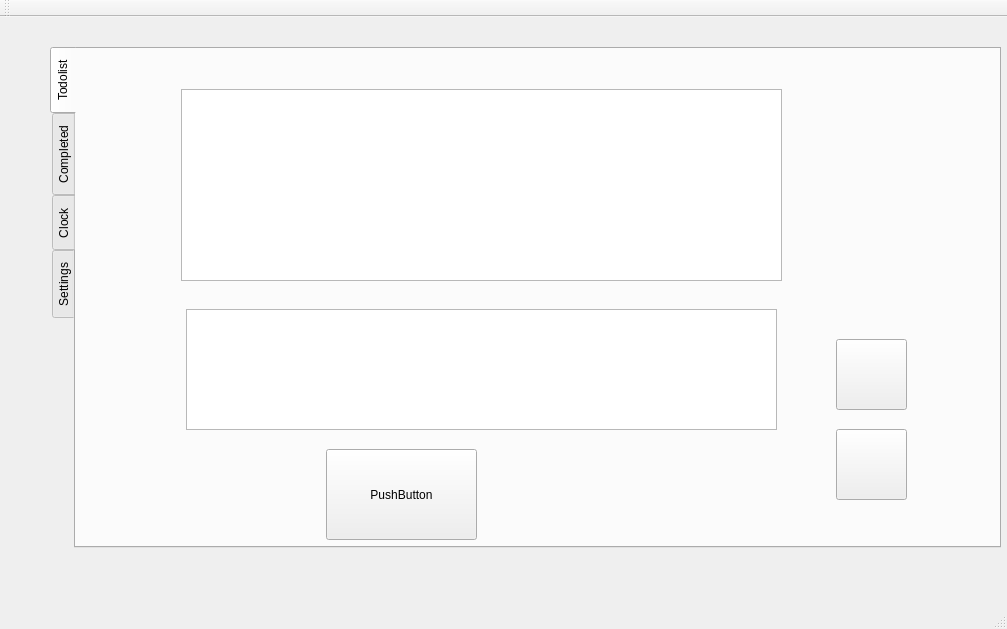
<?xml version="1.0" encoding="UTF-8"?>
<ui version="4.0">
 <class>TomatoClock</class>
 <widget class="QMainWindow" name="TomatoClock">
  <property name="geometry">
   <rect>
    <x>0</x>
    <y>0</y>
    <width>1007</width>
    <height>629</height>
   </rect>
  </property>
  <property name="windowTitle">
   <string>TomatoClock</string>
  </property>
  <widget class="QWidget" name="centralWidget">
   <widget class="QTabWidget" name="tabWidget">
    <property name="enabled">
     <bool>true</bool>
    </property>
    <property name="geometry">
     <rect>
      <x>50</x>
      <y>30</y>
      <width>951</width>
      <height>501</height>
     </rect>
    </property>
    <property name="sizePolicy">
     <sizepolicy hsizetype="Expanding" vsizetype="Expanding">
      <horstretch>0</horstretch>
      <verstretch>0</verstretch>
     </sizepolicy>
    </property>
    <property name="font">
     <font>
      <weight>50</weight>
      <italic>false</italic>
      <bold>false</bold>
     </font>
    </property>
    <property name="tabPosition">
     <enum>QTabWidget::West</enum>
    </property>
    <property name="tabShape">
     <enum>QTabWidget::Rounded</enum>
    </property>
    <property name="currentIndex">
     <number>0</number>
    </property>
    <property name="movable">
     <bool>false</bool>
    </property>
    <widget class="QWidget" name="Todolist">
     <attribute name="title">
      <string>Todolist</string>
     </attribute>
     <widget class="QPushButton" name="Add">
      <property name="geometry">
       <rect>
        <x>760</x>
        <y>290</y>
        <width>71</width>
        <height>71</height>
       </rect>
      </property>
      <property name="text">
       <string/>
      </property>
     </widget>
     <widget class="QPushButton" name="Manage">
      <property name="geometry">
       <rect>
        <x>760</x>
        <y>380</y>
        <width>71</width>
        <height>71</height>
       </rect>
      </property>
      <property name="text">
       <string/>
      </property>
     </widget>
     <widget class="QTextEdit" name="tasksdetail">
      <property name="geometry">
       <rect>
        <x>110</x>
        <y>260</y>
        <width>591</width>
        <height>121</height>
       </rect>
      </property>
     </widget>
     <widget class="QTableView" name="addlabel">
      <property name="geometry">
       <rect>
        <x>105</x>
        <y>40</y>
        <width>601</width>
        <height>192</height>
       </rect>
      </property>
     </widget>
     <widget class="QPushButton" name="pushButton">
      <property name="geometry">
       <rect>
        <x>250</x>
        <y>400</y>
        <width>151</width>
        <height>91</height>
       </rect>
      </property>
      <property name="text">
       <string>PushButton</string>
      </property>
     </widget>
    </widget>
    <widget class="QWidget" name="Completed">
     <attribute name="title">
      <string>Completed</string>
     </attribute>
     <widget class="QPushButton" name="completed_Delete">
      <property name="geometry">
       <rect>
        <x>770</x>
        <y>280</y>
        <width>71</width>
        <height>71</height>
       </rect>
      </property>
      <property name="text">
       <string/>
      </property>
     </widget>
     <widget class="QPushButton" name="completed_Clear">
      <property name="geometry">
       <rect>
        <x>770</x>
        <y>380</y>
        <width>71</width>
        <height>71</height>
       </rect>
      </property>
      <property name="text">
       <string/>
      </property>
     </widget>
     <widget class="QTableView" name="completedlabel">
      <property name="geometry">
       <rect>
        <x>220</x>
        <y>50</y>
        <width>401</width>
        <height>192</height>
       </rect>
      </property>
     </widget>
    </widget>
    <widget class="QWidget" name="Clock">
     <attribute name="title">
      <string>Clock</string>
     </attribute>
     <widget class="QPushButton" name="Start">
      <property name="geometry">
       <rect>
        <x>150</x>
        <y>320</y>
        <width>71</width>
        <height>71</height>
       </rect>
      </property>
      <property name="text">
       <string/>
      </property>
     </widget>
     <widget class="QPushButton" name="Stop">
      <property name="geometry">
       <rect>
        <x>360</x>
        <y>320</y>
        <width>71</width>
        <height>71</height>
       </rect>
      </property>
      <property name="text">
       <string/>
      </property>
     </widget>
     <widget class="QPushButton" name="Finish">
      <property name="geometry">
       <rect>
        <x>570</x>
        <y>317</y>
        <width>71</width>
        <height>71</height>
       </rect>
      </property>
      <property name="text">
       <string/>
      </property>
     </widget>
     <widget class="QLCDNumber" name="minute_clock">
      <property name="geometry">
       <rect>
        <x>200</x>
        <y>80</y>
        <width>151</width>
        <height>91</height>
       </rect>
      </property>
     </widget>
     <widget class="QLCDNumber" name="second_clock">
      <property name="geometry">
       <rect>
        <x>410</x>
        <y>80</y>
        <width>181</width>
        <height>91</height>
       </rect>
      </property>
     </widget>
     <widget class="QLineEdit" name="clock_tasksname">
      <property name="geometry">
       <rect>
        <x>370</x>
        <y>250</y>
        <width>241</width>
        <height>21</height>
       </rect>
      </property>
     </widget>
     <widget class="QLabel" name="label_5">
      <property name="geometry">
       <rect>
        <x>190</x>
        <y>250</y>
        <width>101</width>
        <height>20</height>
       </rect>
      </property>
      <property name="text">
       <string>current task:</string>
      </property>
     </widget>
     <widget class="QLineEdit" name="clock_tasksid">
      <property name="geometry">
       <rect>
        <x>302</x>
        <y>250</y>
        <width>51</width>
        <height>21</height>
       </rect>
      </property>
     </widget>
    </widget>
    <widget class="QWidget" name="Settings">
     <attribute name="title">
      <string>Settings</string>
     </attribute>
     <widget class="QLabel" name="label">
      <property name="geometry">
       <rect>
        <x>40</x>
        <y>30</y>
        <width>111</width>
        <height>41</height>
       </rect>
      </property>
      <property name="font">
       <font>
        <weight>50</weight>
        <italic>false</italic>
        <bold>false</bold>
       </font>
      </property>
      <property name="text">
       <string>work time</string>
      </property>
     </widget>
     <widget class="QLabel" name="label_2">
      <property name="geometry">
       <rect>
        <x>40</x>
        <y>75</y>
        <width>111</width>
        <height>31</height>
       </rect>
      </property>
      <property name="font">
       <font>
        <weight>50</weight>
        <italic>false</italic>
        <bold>false</bold>
       </font>
      </property>
      <property name="text">
       <string>relax time</string>
      </property>
     </widget>
     <widget class="QLineEdit" name="work_time">
      <property name="enabled">
       <bool>true</bool>
      </property>
      <property name="geometry">
       <rect>
        <x>170</x>
        <y>40</y>
        <width>113</width>
        <height>21</height>
       </rect>
      </property>
      <property name="text">
       <string>3</string>
      </property>
      <property name="echoMode">
       <enum>QLineEdit::Normal</enum>
      </property>
     </widget>
     <widget class="QLineEdit" name="relax_time">
      <property name="geometry">
       <rect>
        <x>170</x>
        <y>80</y>
        <width>113</width>
        <height>21</height>
       </rect>
      </property>
      <property name="text">
       <string>3</string>
      </property>
     </widget>
     <widget class="QLabel" name="label_3">
      <property name="geometry">
       <rect>
        <x>300</x>
        <y>40</y>
        <width>72</width>
        <height>15</height>
       </rect>
      </property>
      <property name="text">
       <string>min</string>
      </property>
     </widget>
     <widget class="QLabel" name="label_4">
      <property name="geometry">
       <rect>
        <x>300</x>
        <y>80</y>
        <width>72</width>
        <height>15</height>
       </rect>
      </property>
      <property name="text">
       <string>min</string>
      </property>
     </widget>
     <widget class="QPushButton" name="Done">
      <property name="geometry">
       <rect>
        <x>730</x>
        <y>360</y>
        <width>71</width>
        <height>71</height>
       </rect>
      </property>
      <property name="text">
       <string/>
      </property>
     </widget>
    </widget>
   </widget>
  </widget>
  <widget class="QToolBar" name="mainToolBar">
   <attribute name="toolBarArea">
    <enum>TopToolBarArea</enum>
   </attribute>
   <attribute name="toolBarBreak">
    <bool>false</bool>
   </attribute>
  </widget>
  <widget class="QStatusBar" name="statusBar"/>
 </widget>
 <layoutdefault spacing="6" margin="11"/>
 <resources/>
 <connections/>
</ui>
